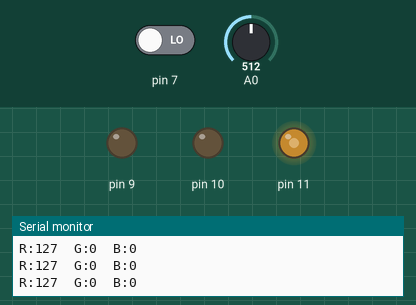
A sketch run on a simulated Arduino Uno, built with avr-gcc and run on an emulated ATmega328P. Shown: output pins drawn as LEDs (lit = HIGH), the last lines printed to the serial monitor. The test bench sets the inputs (shaded band); at power-on: A0 = 512, pin 7 LOW.

Above: at 1.2 s.
1.3 s: A0 set to 412
At 2.7 s:
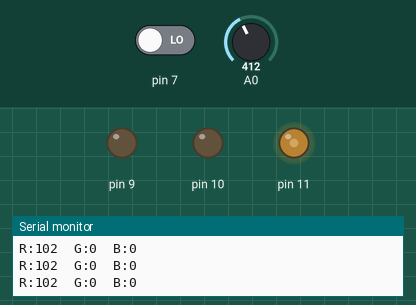
4.3 s: A0 set to 393
At 4.8 s:
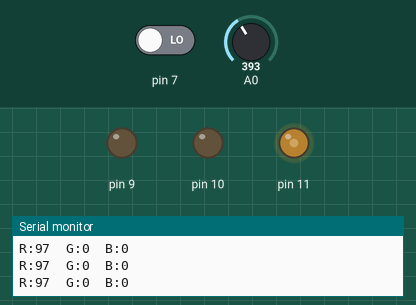
7.3 s: A0 set to 122
At 8.2 s:
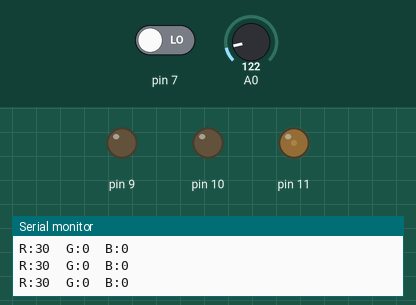
8.8 s: A0 set to 44
At 9.4 s:
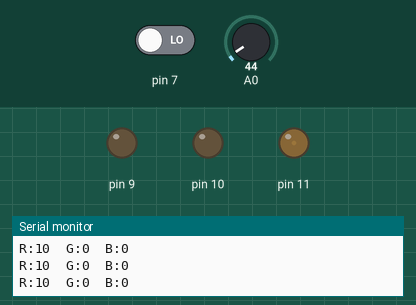
11.8 s: A0 set to 38
At 12.1 s:
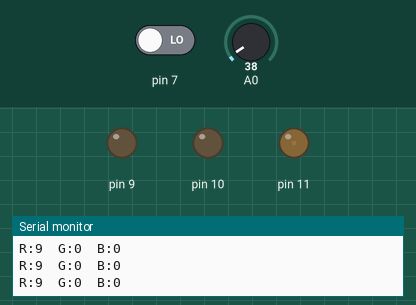
13.3 s: A0 set to 511
At 14.1 s:
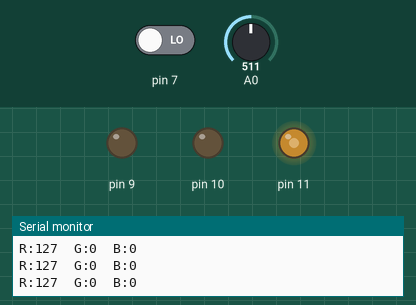
Timing chart, 0 to 15.8 s (numbered marks = the images above; inputs shaded):
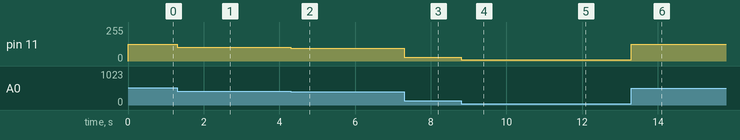

The sketch:

LED_Control.ino
```cpp
// C++ code
//

//3색LED
int R_value = 0;
int G_value = 0;
int B_value = 0;

//스위치
int flag = 0;
int color = 0;

void setup()
{
  pinMode(11,OUTPUT);
  pinMode(10,OUTPUT);
  pinMode(9,OUTPUT);
  pinMode(7,INPUT);

  Serial.begin(9600);
}

void loop()
{
  int read_switch = digitalRead(7);
  if(read_switch == HIGH)
  {
    if(flag == 0)
    {
      flag = 1;
    }
  }
  else
  {
    if(flag == 1)
    {
      color++;
      Serial.println("Color is changed!");
      flag = 0;
      if(color>2)
      {
        color = 0;
      }
    }
  }
  int READ_pot = analogRead(A0);
  int pot = map(READ_pot,0,1023,0,255);

  if(color == 0)
  {
    R_value = pot;
  }
  else if(color == 1)
  {
    G_value = pot;
  }
  else
  {
    B_value = pot;
  }
  analogWrite(11,R_value);
  analogWrite(10,B_value);
  analogWrite(9,G_value);

  Serial.print("R:");
  Serial.print(R_value);
  Serial.print("\tG:");
  Serial.print(G_value);
  Serial.print("\tB:");
  Serial.println(B_value);

}
```

Measured:
- after the input at 1.3 s, pin 11: 127/255 → 102/255 at once
- after the input at 4.3 s, pin 11: 102/255 → 97/255 at once
- after the input at 7.3 s, pin 11: 97/255 → 30/255 at once
- after the input at 8.8 s, pin 11: 30/255 → 10/255 at once
- after the input at 11.8 s, pin 11: 10/255 → 9/255 at once
- after the input at 13.3 s, pin 11: 9/255 → 127/255 at once
